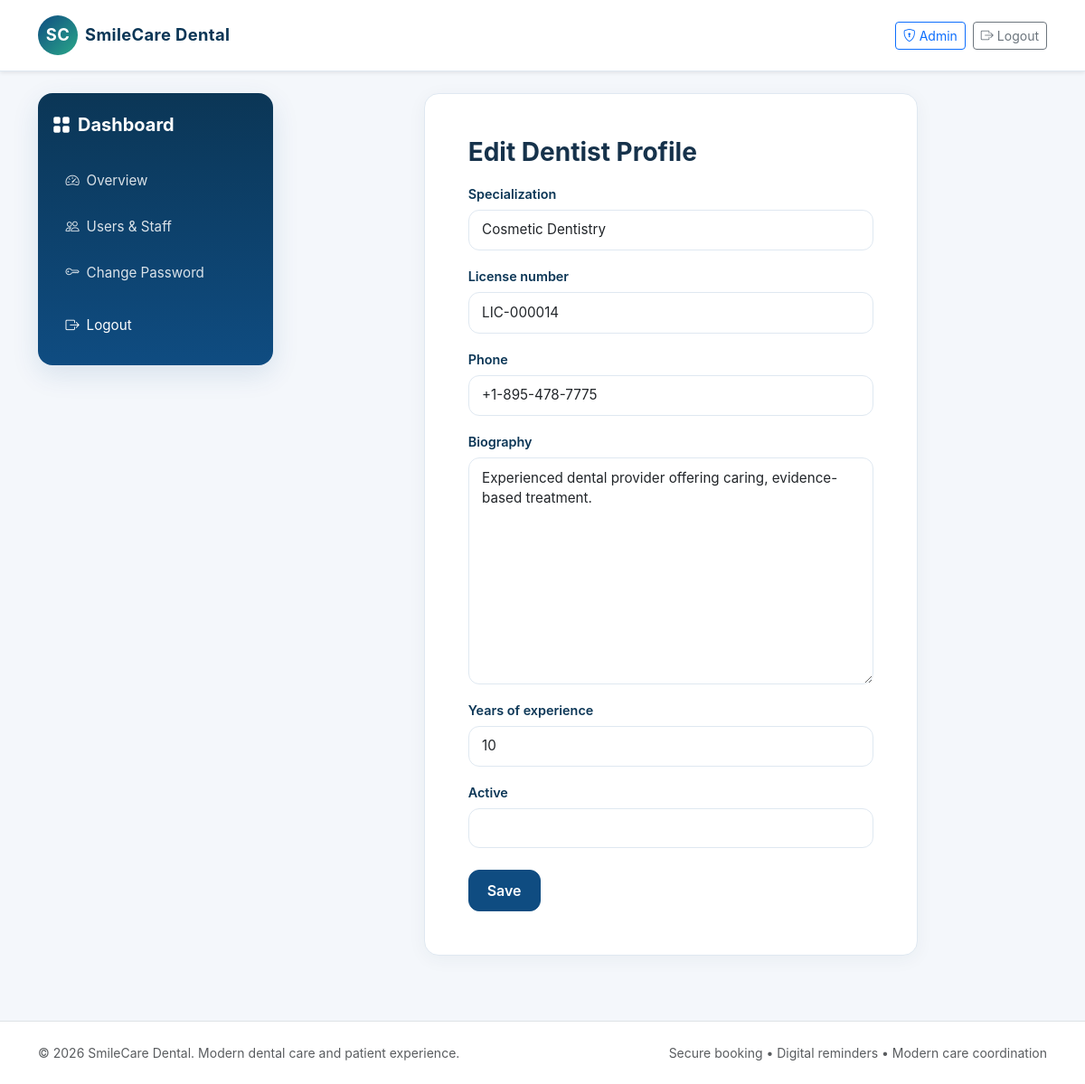
Page /dashboard/admin/dentists/10/edit/ (signed in) on the committed database.
### dentists/models.py (models this page shows, shortened)
class Dentist(models.Model):
    dentist_id = models.CharField(max_length=20, unique=True)
    user = models.OneToOneField(settings.AUTH_USER_MODEL, on_delete=models.CASCADE)
    specialization = models.CharField(max_length=100)
    license_number = models.CharField(max_length=50, unique=True)
    phone = models.CharField(max_length=20, blank=True)
    biography = models.TextField(blank=True)
    years_of_experience = models.PositiveIntegerField(default=0)
    profile_photo = models.CharField(max_length=200, blank=True)
    active = models.BooleanField(default=True)
    created_at = models.DateTimeField(auto_now_add=True)

### dashboard/views.py (the view, shortened to what this page needs)
# urls.py: path('dashboard/admin/dentists/<int:pk>/edit/', admin_edit_dentist, name='admin_edit_dentist'),
@login_required
def admin_edit_dentist(request, pk):
    if not request.user.is_admin():
        return render(request, 'dashboard/access_denied.html')
    dentist = Dentist.objects.filter(pk=pk).first()
    if not dentist:
        return render(request, 'dashboard/access_denied.html')
    form = DentistEditForm(request.POST or None, instance=dentist)
    if request.method == 'POST' and form.is_valid():
        form.save()
        messages.success(request, 'Dentist profile updated successfully.')
        return redirect('admin_users')
    return render(request, 'dashboard/admin_dentist_form.html', {'form': form, 'dentist': dentist})

### dashboard/forms.py
class DentistEditForm(forms.ModelForm):
    class Meta:
        model = Dentist
        fields = ('specialization', 'license_number', 'phone', 'biography', 'years_of_experience', 'active')
    def __init__(self, *args, **kwargs):
        super().__init__(*args, **kwargs)
        for field in self.fields.values():
            widget = field.widget
            if isinstance(widget, forms.Select):
                widget.attrs.setdefault('class', 'form-select')
            else:
                widget.attrs.setdefault('class', 'form-control')

### accounts/models.py (called while the page is built)
    def is_patient(self):
        return self.role == 'patient'

    def is_staff_role(self):
        return self.role in {'staff', 'admin'}

    def is_dentist(self):
        return self.role == 'dentist'

    def is_admin(self):
        return self.role == 'admin'

    def is_dentist_approved(self):
        return self.is_dentist() and self.is_active and self.account_status == 'approved'

### templates/dashboard/admin_dentist_form.html (shortened to what this page needs)
{% extends 'base.html' %}
{% block content %}
<div class="dashboard-shell">
    {% include 'dashboard/_sidebar.html' %}
    <div class="main-panel">
        <div class="row justify-content-center">
            <div class="col-lg-8">
                <div class="card-soft p-4 p-md-5">
                    <h3 class="fw-bold mb-3">Edit Dentist Profile</h3>
                    <form method="post">
                        <div class="row g-3">
                            {% for field in form %}
                            <div class="col-12">
                                <label class="form-label" for="{{ field.id_for_label }}">{{ field.label }}</label>
                                {{ field }}
                            </div>
                            {% endfor %}
                        </div>
                        <button class="btn btn-primary mt-4" type="submit">Save</button>
                    </form>
                </div>
            </div>
        </div>
    </div>
</div>
{% endblock %}

### static/css/style.css (style rules this page uses)
:root { --primary: #0f4c81; --primary-dark: #0b3656; --accent: #2aa889; --warning: #f4a259; --danger: #d94b4b; --text: #16324b; --muted: #69819b; --bg: #f4f7fb; --card: #ffffff; --border: #dfe8f1; }
body { font-family: Inter, -apple-system, BlinkMacSystemFont, "Segoe UI", Roboto, sans-serif; color: var(--text); background: var(--bg); overflow-x: hidden; }
h3, .h3 { font-size: clamp(1.25rem, 2.5vw, 1.75rem); }
.dashboard-shell { display: flex; align-items: stretch; min-height: calc(100vh - 100px); gap: 1.5rem; }
.main-panel { flex: 1; min-width: 0; }
.card-soft { border: 1px solid var(--border); border-radius: 1rem; box-shadow: 0 4px 20px rgba(19,52,79,0.05); background: var(--card); transition: transform 0.2s ease, box-shadow 0.2s ease; }
.form-control, .form-select { border-color: var(--border); border-radius: 0.75rem; padding: 0.65rem 0.9rem; font-size: 0.95rem; min-height: 44px; }
.form-label { font-weight: 600; margin-bottom: 0.4rem; font-size: 0.9rem; color: var(--primary-dark); }
.btn-primary { background: var(--primary); border-color: var(--primary); border-radius: 0.75rem; padding: 0.6rem 1.25rem; font-weight: 600; min-height: 44px; display: inline-flex; align-items: center; justify-content: center; }

### rows in the picture
Dentist: form "Cosmetic Dentistry" "LIC-000014" "+1-895-478-7775" "Experienced dental provider offering caring, evidence-based treatment." "10" "☑"

### other values in the picture
{{ field.label }} "Specialization" "License number" "Phone" "Biography" "Years of experience" "Active"
